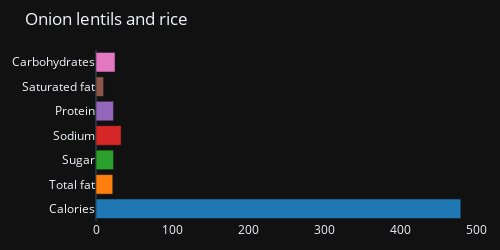
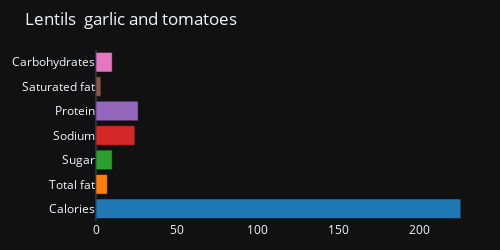
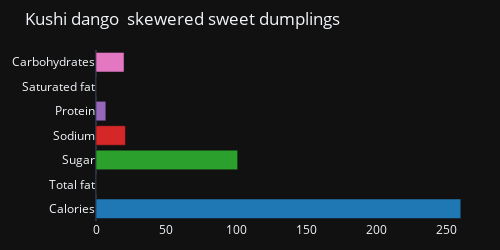
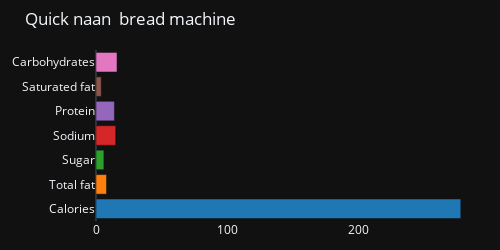

The code cell stored with these charts, in order, in its notebook:
### Code cell
import plotly.graph_objects as go

def plot_nutrition(data):
    '''
    Plots a horizontal stacked bar chart showing the nutritional facts of each recipe
    Returns a plotly.graph_objects.Figure
    '''
    # Extracting the recipe name and capitalizing it
    recipe_title = data['name'].capitalize()

    # Extracting the nutrients and their values from the DataFrame
    nutrients = ['calories', 'total_fat', 'sugar', 'sodium', 'protein', 'saturated_fat', 'carbohydrates']
    colors = ['rgb(31, 119, 180)', 'rgb(255, 127, 14)', 'rgb(44, 160, 44)', 'rgb(214, 39, 40)', 'rgb(148, 103, 189)', 'rgb(140, 86, 75)', 'rgb(227, 119, 194)']  # Different colors for each nutrient

    x = nutrients
    y = [data[nutrient] for nutrient in nutrients]  # Convert values to list

    fig = go.Figure()

    for nutrient, color, value in zip(nutrients, colors, y):
        # Capitalize the nutrient name
        if nutrient == 'total_fat':
            nutrient_name = 'Total fat'
        elif nutrient == 'saturated_fat':
            nutrient_name = 'Saturated fat'
        else:
            nutrient_name = nutrient.capitalize()

        fig.add_trace(go.Bar(
            y=[nutrient_name],
            x=[value],
            orientation='h',
            name=nutrient_name,  # Use capitalized nutrient name as legend
            marker_color=color,
            hovertemplate="<br><b>%{y}</b>: %{x:.2f}",
            showlegend=False,
        ))

    fig.update_layout(
        template="plotly_dark",
        margin=dict(l=20, r=20, t=50, b=20),  # Increase top margin to 50
        width=500,
        height=250,  # Increase height to 250
        xaxis=dict(
            showgrid=False,
        ),
        yaxis=dict(
            showgrid=False,
        ),
        title=recipe_title,  # Set the title of the plot to the capitalized recipe title
    )

    return fig

# Iterate over each row in the DataFrame of recipes and display the nutrition plot for each recipe
for index, row in df_output.iterrows():
    fig = plot_nutrition(row)
    fig.show()

### Figure 1 — Plotly figure (JSON) as saved in the notebook; plotly's stock layout.template omitted (floating-point values rounded to 4 significant figures)
{"data": [{"hovertemplate": "<br><b>%{y}</b>: %{x:.2f}", "marker": {"color": "rgb(31, 119, 180)"}, "name": "Calories", "orientation": "h", "showlegend": false, "type": "bar", "x": [479.1], "y": ["Calories"]}, {"hovertemplate": "<br><b>%{y}</b>: %{x:.2f}", "marker": {"color": "rgb(255, 127, 14)"}, "name": "Total fat", "orientation": "h", "showlegend": false, "type": "bar", "x": [22], "y": ["Total fat"]}, {"hovertemplate": "<br><b>%{y}</b>: %{x:.2f}", "marker": {"color": "rgb(44, 160, 44)"}, "name": "Sugar", "orientation": "h", "showlegend": false, "type": "bar", "x": [23], "y": ["Sugar"]}, {"hovertemplate": "<br><b>%{y}</b>: %{x:.2f}", "marker": {"color": "rgb(214, 39, 40)"}, "name": "Sodium", "orientation": "h", "showlegend": false, "type": "bar", "x": [33], "y": ["Sodium"]}, {"hovertemplate": "<br><b>%{y}</b>: %{x:.2f}", "marker": {"color": "rgb(148, 103, 189)"}, "name": "Protein", "orientation": "h", "showlegend": false, "type": "bar", "x": [23], "y": ["Protein"]}, {"hovertemplate": "<br><b>%{y}</b>: %{x:.2f}", "marker": {"color": "rgb(140, 86, 75)"}, "name": "Saturated fat", "orientation": "h", "showlegend": false, "type": "bar", "x": [10], "y": ["Saturated fat"]}, {"hovertemplate": "<br><b>%{y}</b>: %{x:.2f}", "marker": {"color": "rgb(227, 119, 194)"}, "name": "Carbohydrates", "orientation": "h", "showlegend": false, "type": "bar", "x": [25], "y": ["Carbohydrates"]}], "layout": {"height": 250, "margin": {"b": 20, "l": 20, "r": 20, "t": 50}, "title": {"text": "Onion lentils and rice"}, "width": 500, "xaxis": {"showgrid": false}, "yaxis": {"showgrid": false}}}

### Figure 2 — Plotly figure (JSON) as saved in the notebook; plotly's stock layout.template omitted (floating-point values rounded to 4 significant figures)
{"data": [{"hovertemplate": "<br><b>%{y}</b>: %{x:.2f}", "marker": {"color": "rgb(31, 119, 180)"}, "name": "Calories", "orientation": "h", "showlegend": false, "type": "bar", "x": [225.3], "y": ["Calories"]}, {"hovertemplate": "<br><b>%{y}</b>: %{x:.2f}", "marker": {"color": "rgb(255, 127, 14)"}, "name": "Total fat", "orientation": "h", "showlegend": false, "type": "bar", "x": [7], "y": ["Total fat"]}, {"hovertemplate": "<br><b>%{y}</b>: %{x:.2f}", "marker": {"color": "rgb(44, 160, 44)"}, "name": "Sugar", "orientation": "h", "showlegend": false, "type": "bar", "x": [10], "y": ["Sugar"]}, {"hovertemplate": "<br><b>%{y}</b>: %{x:.2f}", "marker": {"color": "rgb(214, 39, 40)"}, "name": "Sodium", "orientation": "h", "showlegend": false, "type": "bar", "x": [24], "y": ["Sodium"]}, {"hovertemplate": "<br><b>%{y}</b>: %{x:.2f}", "marker": {"color": "rgb(148, 103, 189)"}, "name": "Protein", "orientation": "h", "showlegend": false, "type": "bar", "x": [26], "y": ["Protein"]}, {"hovertemplate": "<br><b>%{y}</b>: %{x:.2f}", "marker": {"color": "rgb(140, 86, 75)"}, "name": "Saturated fat", "orientation": "h", "showlegend": false, "type": "bar", "x": [3], "y": ["Saturated fat"]}, {"hovertemplate": "<br><b>%{y}</b>: %{x:.2f}", "marker": {"color": "rgb(227, 119, 194)"}, "name": "Carbohydrates", "orientation": "h", "showlegend": false, "type": "bar", "x": [10], "y": ["Carbohydrates"]}], "layout": {"height": 250, "margin": {"b": 20, "l": 20, "r": 20, "t": 50}, "title": {"text": "Lentils  garlic and tomatoes"}, "width": 500, "xaxis": {"showgrid": false}, "yaxis": {"showgrid": false}}}

### Figure 3 — Plotly figure (JSON) as saved in the notebook; plotly's stock layout.template omitted (floating-point values rounded to 4 significant figures)
{"data": [{"hovertemplate": "<br><b>%{y}</b>: %{x:.2f}", "marker": {"color": "rgb(31, 119, 180)"}, "name": "Calories", "orientation": "h", "showlegend": false, "type": "bar", "x": [260.1], "y": ["Calories"]}, {"hovertemplate": "<br><b>%{y}</b>: %{x:.2f}", "marker": {"color": "rgb(255, 127, 14)"}, "name": "Total fat", "orientation": "h", "showlegend": false, "type": "bar", "x": [0], "y": ["Total fat"]}, {"hovertemplate": "<br><b>%{y}</b>: %{x:.2f}", "marker": {"color": "rgb(44, 160, 44)"}, "name": "Sugar", "orientation": "h", "showlegend": false, "type": "bar", "x": [101], "y": ["Sugar"]}, {"hovertemplate": "<br><b>%{y}</b>: %{x:.2f}", "marker": {"color": "rgb(214, 39, 40)"}, "name": "Sodium", "orientation": "h", "showlegend": false, "type": "bar", "x": [21], "y": ["Sodium"]}, {"hovertemplate": "<br><b>%{y}</b>: %{x:.2f}", "marker": {"color": "rgb(148, 103, 189)"}, "name": "Protein", "orientation": "h", "showlegend": false, "type": "bar", "x": [7], "y": ["Protein"]}, {"hovertemplate": "<br><b>%{y}</b>: %{x:.2f}", "marker": {"color": "rgb(140, 86, 75)"}, "name": "Saturated fat", "orientation": "h", "showlegend": false, "type": "bar", "x": [0], "y": ["Saturated fat"]}, {"hovertemplate": "<br><b>%{y}</b>: %{x:.2f}", "marker": {"color": "rgb(227, 119, 194)"}, "name": "Carbohydrates", "orientation": "h", "showlegend": false, "type": "bar", "x": [20], "y": ["Carbohydrates"]}], "layout": {"height": 250, "margin": {"b": 20, "l": 20, "r": 20, "t": 50}, "title": {"text": "Kushi dango  skewered sweet dumplings"}, "width": 500, "xaxis": {"showgrid": false}, "yaxis": {"showgrid": false}}}

### Figure 4 — Plotly figure (JSON) as saved in the notebook; plotly's stock layout.template omitted (floating-point values rounded to 4 significant figures)
{"data": [{"hovertemplate": "<br><b>%{y}</b>: %{x:.2f}", "marker": {"color": "rgb(31, 119, 180)"}, "name": "Calories", "orientation": "h", "showlegend": false, "type": "bar", "x": [277.7], "y": ["Calories"]}, {"hovertemplate": "<br><b>%{y}</b>: %{x:.2f}", "marker": {"color": "rgb(255, 127, 14)"}, "name": "Total fat", "orientation": "h", "showlegend": false, "type": "bar", "x": [8], "y": ["Total fat"]}, {"hovertemplate": "<br><b>%{y}</b>: %{x:.2f}", "marker": {"color": "rgb(44, 160, 44)"}, "name": "Sugar", "orientation": "h", "showlegend": false, "type": "bar", "x": [6], "y": ["Sugar"]}, {"hovertemplate": "<br><b>%{y}</b>: %{x:.2f}", "marker": {"color": "rgb(214, 39, 40)"}, "name": "Sodium", "orientation": "h", "showlegend": false, "type": "bar", "x": [15], "y": ["Sodium"]}, {"hovertemplate": "<br><b>%{y}</b>: %{x:.2f}", "marker": {"color": "rgb(148, 103, 189)"}, "name": "Protein", "orientation": "h", "showlegend": false, "type": "bar", "x": [14], "y": ["Protein"]}, {"hovertemplate": "<br><b>%{y}</b>: %{x:.2f}", "marker": {"color": "rgb(140, 86, 75)"}, "name": "Saturated fat", "orientation": "h", "showlegend": false, "type": "bar", "x": [4], "y": ["Saturated fat"]}, {"hovertemplate": "<br><b>%{y}</b>: %{x:.2f}", "marker": {"color": "rgb(227, 119, 194)"}, "name": "Carbohydrates", "orientation": "h", "showlegend": false, "type": "bar", "x": [16], "y": ["Carbohydrates"]}], "layout": {"height": 250, "margin": {"b": 20, "l": 20, "r": 20, "t": 50}, "title": {"text": "Quick naan  bread machine"}, "width": 500, "xaxis": {"showgrid": false}, "yaxis": {"showgrid": false}}}
